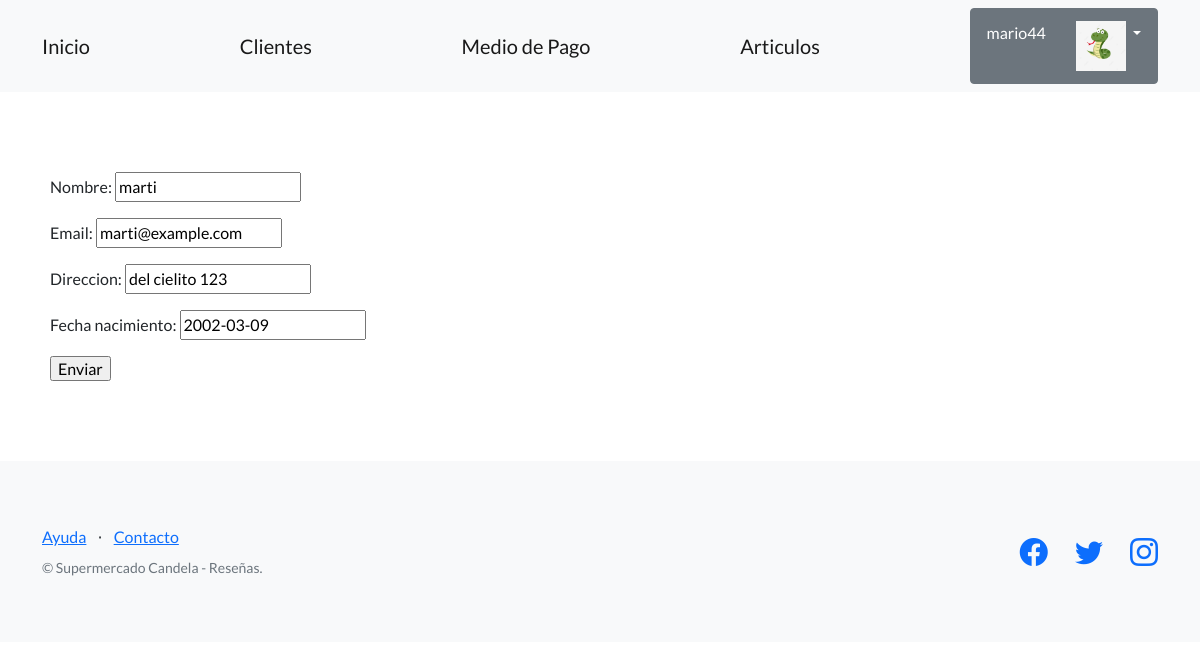
Page /editar-clientes/3/ (signed in) on the committed database.
### clientes/models.py (models this page shows, shortened)
class Avatar(models.Model):
    user = models.OneToOneField(User, on_delete=models.CASCADE, null=True)
    imagen = models.ImageField(upload_to='avatares', null=True, blank=True)

class Clientes(models.Model):
    nombre = models.CharField(max_length=256)
    email = models.EmailField()
    direccion = models.CharField(max_length=256)
    fecha_nacimiento= models.DateField()

### clientes/views.py (the view)
# urls.py: path("editar-clientes/<int:pk>/",ClientesUpdateView.as_view (), name="editar_clientes"),
class ClientesUpdateView(LoginRequiredMixin,UpdateView):
    model = Clientes
    fields = ['nombre', 'email', 'direccion', "fecha_nacimiento" ]
    success_url = reverse_lazy('clientes')
    template_name = "clientes/clientes_form.html"

### clientes/Templates/clientes/clientes_form.html (shortened to what this page needs)
{% extends "clientes/base.html" %}
{% block contenido %}
<form  method="post">
    {{ form.as_p}}
    <input type="submit" value="Enviar"/>
</form>
{% endblock contenido %}

### clientes/Templates/clientes/base.html (shortened to what this page needs)
{% load static %}
<!DOCTYPE html>
<html lang="en">
    <head>
        <link href="https://cdn.jsdelivr.net/npm/bootstrap-icons@1.5.0/font/bootstrap-icons.css" rel="stylesheet" type="text/css" />
        <link href="{% static 'css/styles.css' %}" rel="stylesheet" />
    </head>
    <body>
        <nav class="navbar navbar-light bg-light static-top">
            <div class="container">
                <a class="navbar-brand" href="{% url 'inicio' %}">Inicio</a>
                <a class="navbar-brand" href="{% url 'clientes' %}">Clientes</a>
                <a class="navbar-brand" href="{% url 'medio_pago' %}">Medio de Pago</a>
                <a class="navbar-brand" href="{% url 'articulos' %}">Articulos</a>
                {% if user.is_authenticated %}
                <div class="dropdown">
                    <button class="btn btn-secondary dropdown-toggle" type="button" id="dropdownMenuButton1" data-bs-toggle="dropdown" aria-expanded="false">
                        <div style="display: inline-flex;">
                            <span style="padding: 0px 30px 0px 0px;">{{ user.username }}</span>
                            <div>
                                <img src="{{ user.avatar.imagen.url }}" style="width:50px;"/>
                            </div>
                        </div>
                    </button>
                </div>
                </div>
                {% else %}
                <a class="btn btn-primary" href="{% url 'login' %}">Iniciar sesión</a>
                <a class="btn btn-secondary" href="{% url 'registro' %}">Registro</a>
                {% endif %}
        </nav>
        <section style="padding:80px 50px;">
            {% block contenido %}
            {% endblock contenido %}
        </section>
        <footer class="footer bg-light">
            <div class="container">
                <div class="row">
                    <div class="col-lg-6 h-100 text-center text-lg-start my-auto">
                        <ul class="list-inline mb-2">
                            <li class="list-inline-item"><a href="#!">Ayuda</a></li>
                            <li class="list-inline-item">⋅</li>
                            <li class="list-inline-item"><a href="https://wa.me/1122981552">Contacto</a></li>
                        </ul>
                        <p class="text-muted small mb-4 mb-lg-0">&copy; Supermercado Candela - Reseñas.</p>
                    </div>
                    <div class="col-lg-6 h-100 text-center text-lg-end my-auto">
                        <ul class="list-inline mb-0">
                            <li class="list-inline-item me-4">
                                <a href="https://www.facebook.com/supermercado.petra.9"><i class="bi-facebook fs-3"></i></a>
                            </li>
                            <li class="list-inline-item me-4">
                                <a href="https://twitter.com/Lagomarket"><i class="bi-twitter fs-3"></i></a>
                            </li>
                            <li class="list-inline-item">
                                <a href="https://www.instagram.com/supermercado_candelaria/?hl=es"><i class="bi-instagram fs-3"></i></a>
                            </li>
                        </ul>
                    </div>
                </div>
            </div>
        </footer>
    </body>
</html>

### rows in the picture
Clientes: nombre "marti", email "marti@example.com", direccion "del cielito 123", fecha_nacimiento "2002-03-09"

### other values in the picture
{{ user.username }} "mario44"
